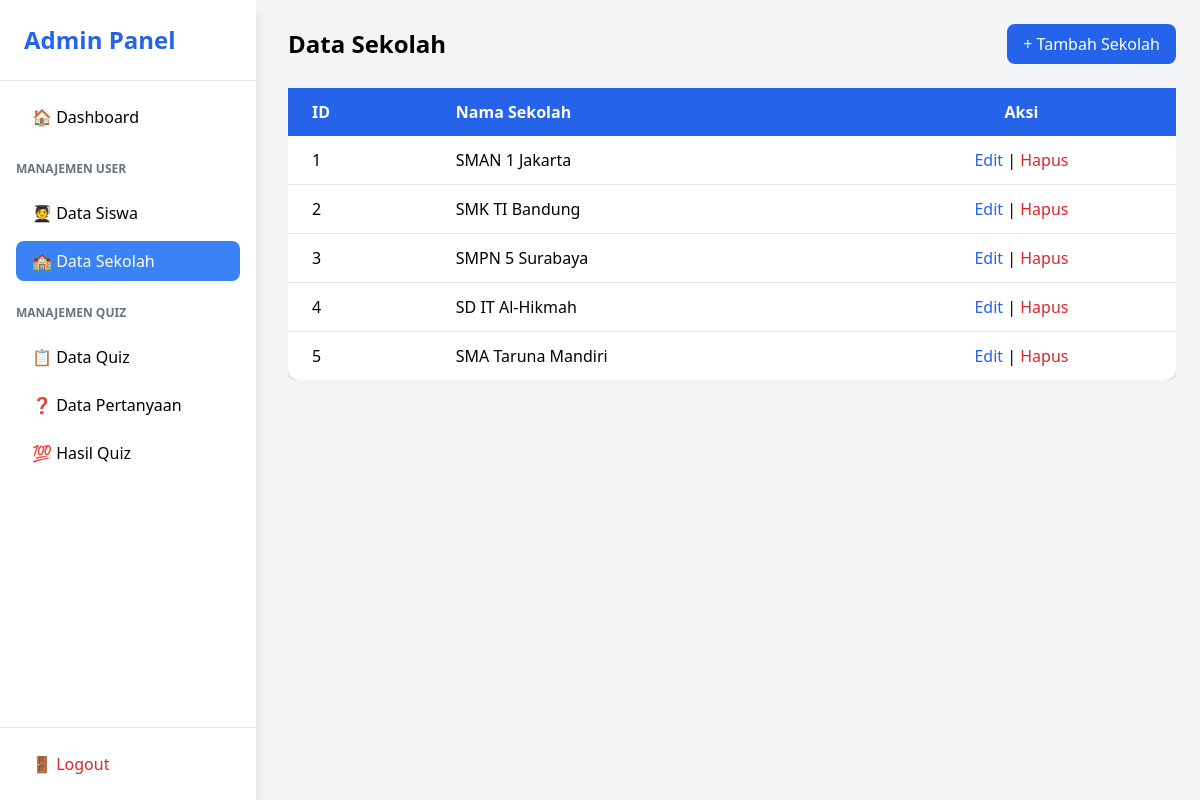
Page /?action=sekolahAdmin (signed in) on the committed database.
### tables this page shows
CREATE TABLE `sekolah` (
  `id_sekolah` int NOT NULL AUTO_INCREMENT,
  `nama_sekolah` varchar(100) NOT NULL,
  PRIMARY KEY (`id_sekolah`)
);

### controller/admin/sekolahController.php (called while the page is built, shortened)
<?php
include "config/koneksi.php";
include "model/admin/sekolahModel.php";
function index(){
    $limit = 5;
    $page = isset($_GET['page']) ? (int)$_GET['page'] : 1;
    $offset = ($page - 1) * $limit;
    $data = getAllSekolahWithPagination($limit, $offset);
    include "view/admin/sekolah.php";
}

### index.php (called while the page is built, shortened)
<?php
$method = $_GET['method'] ?? 'index';
$method();

### model/admin/sekolahModel.php (called while the page is built, shortened)
<?php
function getAllSekolahWithPagination($limit, $offset) {
    global $conn;
    $query = mysqli_query($conn, "SELECT * FROM sekolah LIMIT $limit OFFSET $offset");
    $data = mysqli_fetch_all($query, MYSQLI_ASSOC);
    return $data;
}

### view/admin/sekolah.php (the view, shortened to what this page needs)
<!DOCTYPE html>
<html lang="id">
<head>
    <script src="https://cdn.tailwindcss.com"></script>
</head>
<body class="bg-gray-100">
<div class="min-h-screen flex">
    <div class="w-64 bg-white shadow-lg fixed top-0 left-0 h-full">
        <?php include 'component/sidebar.php'; ?>
    </div>
    <main class="flex-1 pl-72 p-6">
        <div class="flex justify-between items-center mb-6">
            <h1 class="text-2xl font-bold">Data Sekolah</h1>
            <a href="?action=sekolahAdmin&method=create" class="bg-blue-600 text-white px-4 py-2 rounded-lg hover:bg-blue-700">
                + Tambah Sekolah
            </a>
        </div>
        <div class="overflow-x-auto">
            <table class="min-w-full bg-white rounded-xl shadow-md">
                <thead class="bg-blue-600 text-white">
                    <tr>
                        <th class="py-3 px-6 text-left">ID</th>
                        <th class="py-3 px-6 text-left">Nama Sekolah</th>
                        <th class="py-3 px-6 text-center">Aksi</th>
                    </tr>
                </thead>
                <tbody class="divide-y divide-gray-200">
                    <?php foreach ($data as $row): ?>
                    <tr class="hover:bg-gray-100">
                        <td class="py-3 px-6"><?= $row['id_sekolah']; ?></td>
                        <td class="py-3 px-6"><?= $row['nama_sekolah']; ?></td>
                        <td class="py-3 px-6 text-center">
                            <a href="?action=sekolahAdmin&method=edit&id=<?= $row['id_sekolah']; ?>" class="text-blue-600 hover:underline">Edit</a> |
                            <a onclick="return confirm('Yakin ingin menghapus sekolah ini?');" href="?action=sekolahAdmin&method=delete&id=<?= $row['id_sekolah']; ?>" class="text-red-600 hover:underline">Hapus</a>
                        </td>
                    </tr>
                    <?php endforeach; ?>
                </tbody>
            </table>
        </div>
    </main>
</div>
</body>
</html>

### rows in the picture
sekolah: id_sekolah "1", nama_sekolah "SMAN 1 Jakarta"
sekolah: id_sekolah "2", nama_sekolah "SMK TI Bandung"
sekolah: id_sekolah "3", nama_sekolah "SMPN 5 Surabaya"
sekolah: id_sekolah "4", nama_sekolah "SD IT Al-Hikmah"
sekolah: id_sekolah "5", nama_sekolah "SMA Taruna Mandiri"
